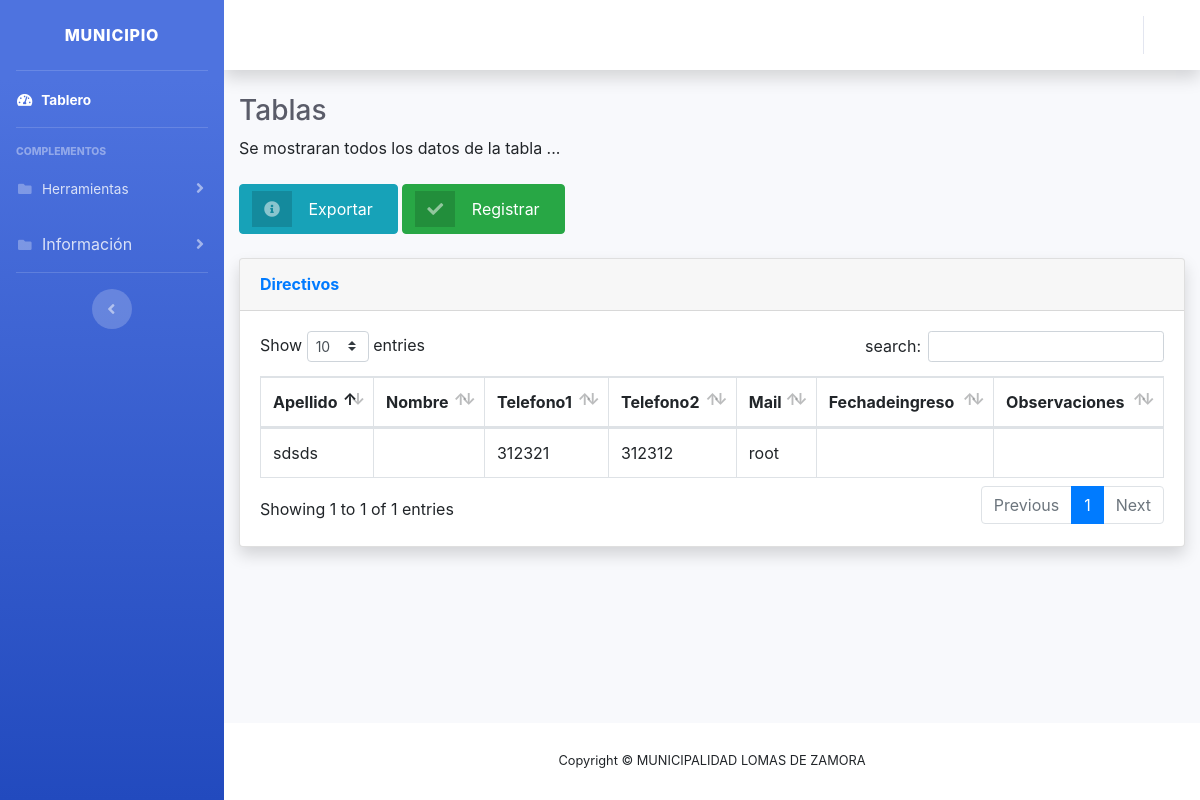
The page /coordinador/tabla-directivos.php (signed in) on the database its author committed.
### tables this page shows
CREATE TABLE `director` (
  `iddirector` int(11) NOT NULL,
  `nombredi` varchar(50) NOT NULL,
  `apellido` varchar(50) NOT NULL,
  `celular` int(11) NOT NULL,
  `celular2` int(11) NOT NULL,
  `email` varchar(50) NOT NULL,
  `foto` longblob NOT NULL,
  `fechadesde` varchar(10) NOT NULL,
  `observaciones` varchar(100) NOT NULL
);

### coordinador/tabla-directivos.php (the view, shortened to what this page needs)
<!DOCTYPE html>
<html lang="en">
<head>
    <link href="vendor/fontawesome-free/css/all.min.css" rel="stylesheet" type="text/css">
    <link href="css/sb-admin-2.min.css" rel="stylesheet">
    <link href="vendor/datatables/dataTables.bootstrap4.min.css" rel="stylesheet">
  <link rel="stylesheet" href="https://cdnjs.cloudflare.com/ajax/libs/font-awesome/4.7.0/css/font-awesome.min.css">
  <link rel="stylesheet" href="https://stackpath.bootstrapcdn.com/bootstrap/4.3.1/css/bootstrap.min.css">
</head>
<body id="page-top">
  <div id="wrapper">
    <ul class="navbar-nav bg-gradient-primary sidebar sidebar-dark accordion" id="accordionSidebar">
      <a class="sidebar-brand d-flex align-items-center justify-content-center" href="index.php">
        <div class="sidebar-brand-text mx-3">Municipio</div>
      </a>
      <hr class="sidebar-divider my-0">
      <li class="nav-item active">
        <a class="nav-link" href="index.php">
          <i class="fas fa-fw fa-tachometer-alt"></i>
          <span>Tablero</span></a>
      </li>
      <hr class="sidebar-divider">
      <div class="sidebar-heading">
        Complementos
      </div>
      <li class="nav-item">
        <a class="nav-link collapsed" href="#" data-toggle="collapse" data-target="#collapsePages" aria-expanded="true" aria-controls="collapsePages">
          <i class="fas fa-fw fa-folder"></i>
          <span>Herramientas</span>
        </a>
      </li>
      <li class="nav-item">
        <a class="nav-link collapsed" href="#" data-toggle="collapse" data-target="#collapsePages" aria-expanded="true" aria-controls="collapsePages">
          <i class="fas fa-fw fa-folder"></i>
          <span></span>Información
        </a>
      </li>
      <hr class="sidebar-divider d-none d-md-block">
      <div class="text-center d-none d-md-inline">
        <button class="rounded-circle border-0" id="sidebarToggle"></button>
      </div>
    </ul>
    <div id="content-wrapper" class="d-flex flex-column">
      <div id="content">
        <nav class="navbar navbar-expand navbar-light bg-white topbar mb-4 static-top shadow">
          <ul class="navbar-nav ml-auto">
            <li class="nav-item dropdown no-arrow">
              <a class="nav-link dropdown-toggle" href="#" id="userDropdown" role="button" data-toggle="dropdown" aria-haspopup="true" aria-expanded="false">
              </a>
            </li>
          </ul>
        </nav>
        <div class="container-fluid">
          <h1 class="h3 mb-2 text-gray-800">Tablas</h1>
          <p class="mb-4">Se mostraran todos los datos de la tabla ... </p>
          <a href="excel-director.php" class="btn btn-info btn-icon-split">
                              <span class="icon text-white-50">
                                <i class="fas fa-info-circle"></i>
                              </span>
                              <span class="text">Exportar</span>
                            </a>
          <a href="#" class="btn btn-success btn-icon-split">
                              <span class="icon text-white-50">
                                <i class="fas fa-check"></i>
                              </span>
                              <span class="text">Registrar</span>
                            </a>
          <br>
          <br>
          <div class="card shadow mb-4">
            <div class="card-header py-3">
              <h6 class="m-0 font-weight-bold text-primary">Directivos</h6>
            </div>
            <div class="card-body">
              <div class="table-responsive">
                <table class="table table-bordered" id="dataTable" width="100%" cellspacing="0">
                  <thead>
                    <tr>
                      <th>Apellido</th>
                      <th>Nombre</th>
                      <th>Telefono1</th>
                      <th>Telefono2</th>
                      <th>Mail</th>
                      <th>Fechadeingreso</th>
                      <th>Observaciones</th>
                    </tr>
                  </thead>
                  <?php
                          $servername = "localhost";
                          $username = "root";
                          $password = "";
                          $dbname = "municipio";
                          $conn = new mysqli($servername,$username,$password,$dbname);
                          $sql = "SELECT * FROM director";
                          $result = $conn->query($sql);
                          if ($result->num_rows > 0) {
                              while($row = $result->fetch_assoc()) {
                                  echo "<tr><td>".$row["apellido"]."</td>"."<td>".$row["nombre"]."</td>"."<td>".$row["celular"]."</td>"."<td>".$row["celular2"]."</td>"."<td>".$row["email"]."</td>"."<td>".$row["fechadesde"]."</td>"."<td>".$row["observaciones"]."</td></tr>";
                              }
                          }
                  ?>
                </table>
              </div>
            </div>
          </div>
        </div>
      </div>
      <footer class="sticky-footer bg-white">
        <div class="container my-auto">
          <div class="copyright text-center my-auto">
            <span>Copyright &copy; MUNICIPALIDAD LOMAS DE ZAMORA</span>
          </div>
        </div>
      </footer>
    </div>
  </div>
</body>
</html>

### rows shown on the page
director: apellido "sdsds", celular "312321", celular2 "312312", email "root"
